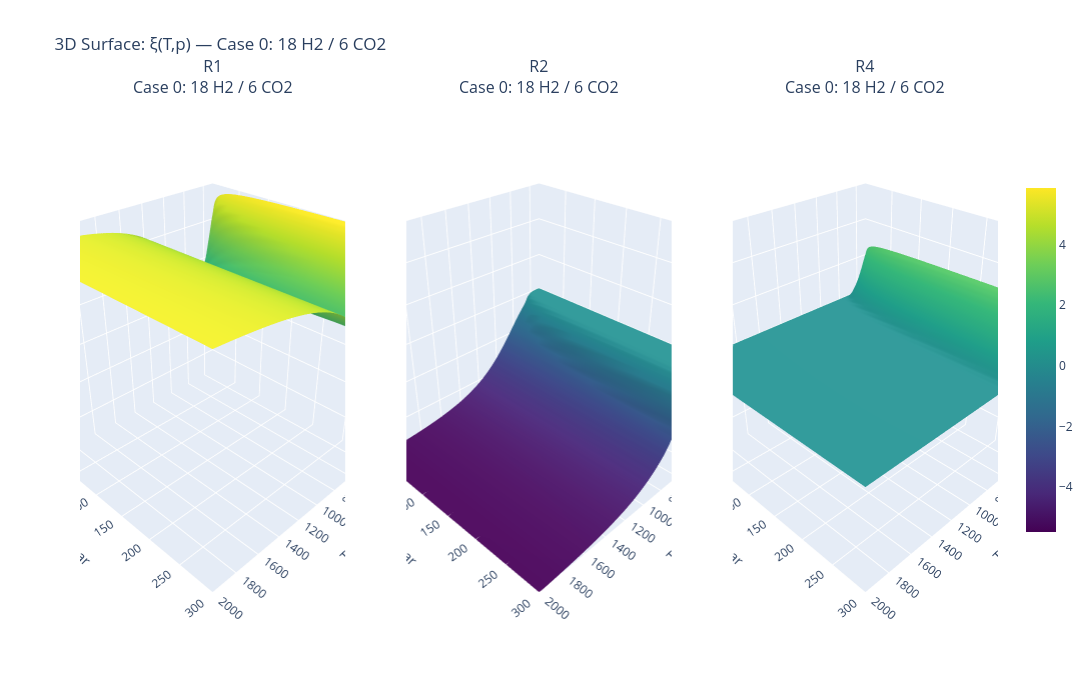
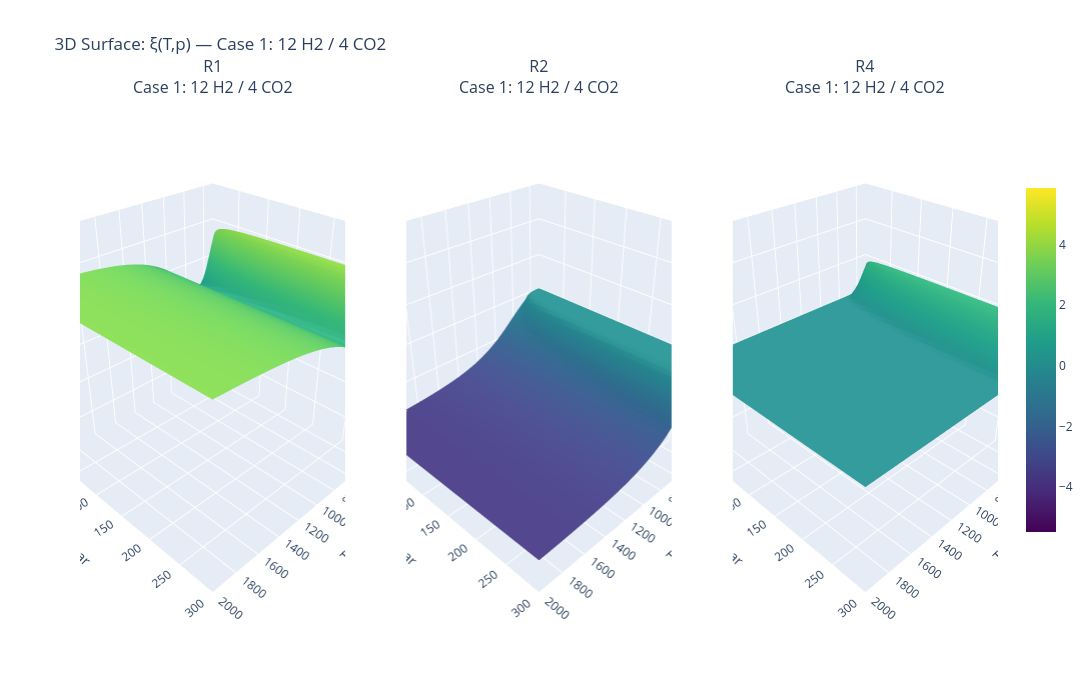
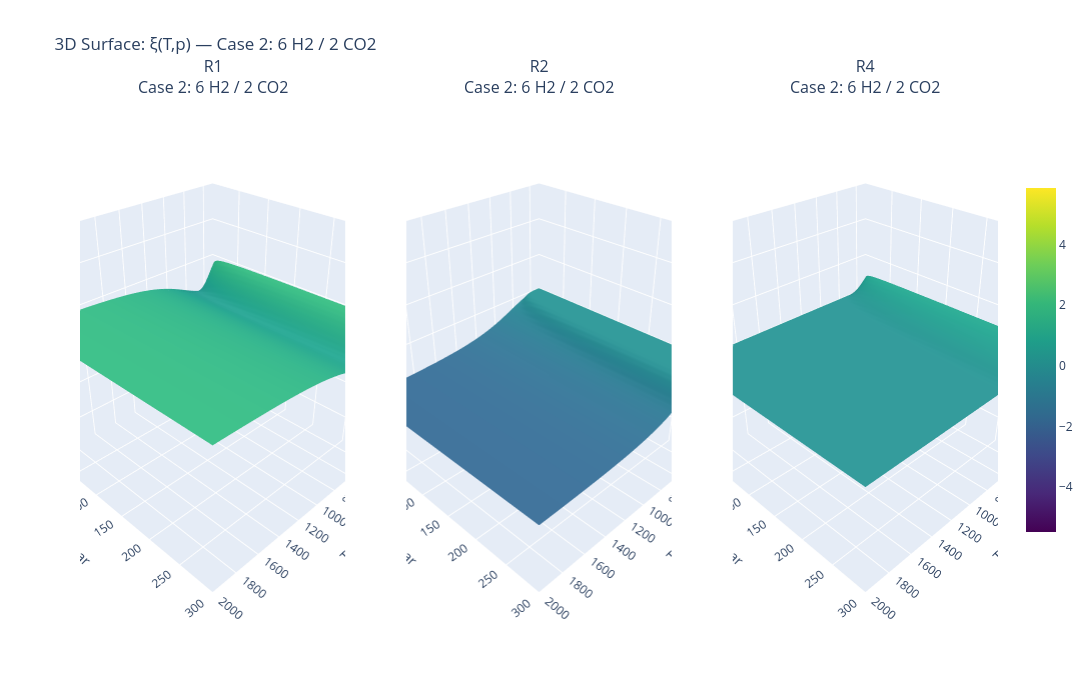
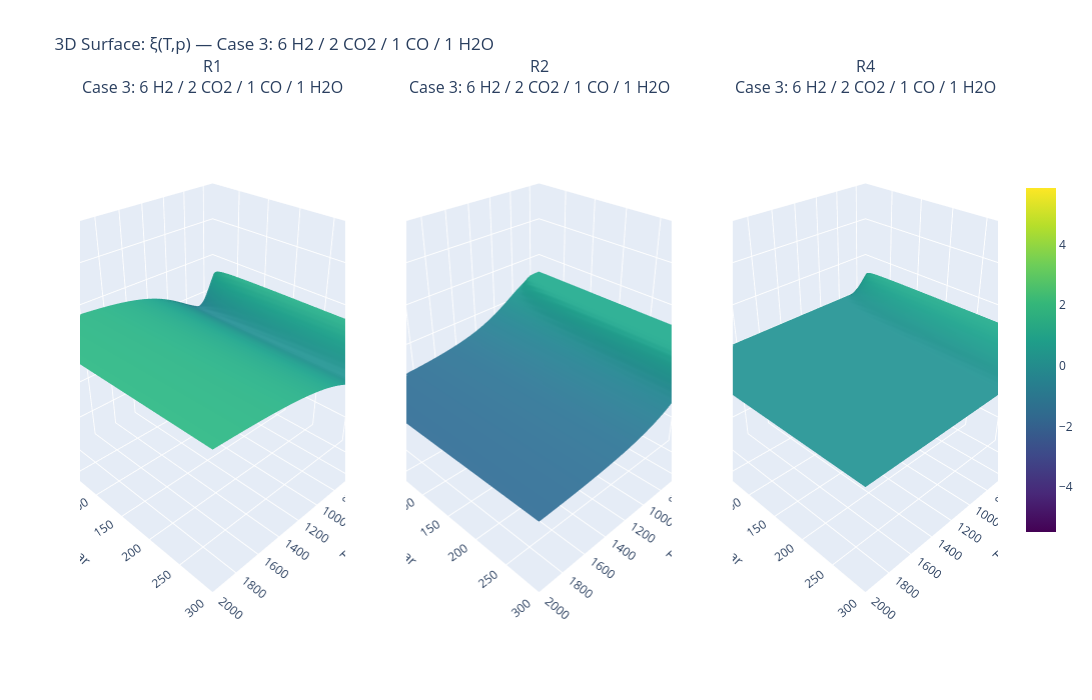

Notebook cell for these charts, in order:
### Markdown cell above
## 6.2. Interactive 3D Mapping Across All Test Cases

To compare the effects of different initial mixtures, interactive 3D surface plots were generated for all  test cases. This expands the previous single case analysis and allows for a direct, side-by-side comparison of how the inlet stoichiometry changes the reaction extents. Finally, these interactive plots allow for precise data extraction across all simulated scenarios, making it easier to determine the optimal operating conditions for various feed mixtures.

### Code cell
import plotly.graph_objects as go
from plotly.subplots import make_subplots

# ====================== Interactive 3D-Surface: ξ(T,p) for all test cases ======================

T_3d = np.linspace(300, 2000, 50)
p_3d = np.logspace(0, np.log10(300), 50)
T_mesh, p_mesh = np.meshgrid(T_3d, p_3d)

n_cases = len(test_cases)

# --- Compute xi_TP for all cases ---
xi_TP_all = np.full((n_cases, 3, len(p_3d), len(T_3d)), np.nan)

for ci, (name, n_in) in enumerate(test_cases):
    for pi, p in enumerate(reversed(p_3d)):
        real_pi = len(p_3d) - 1 - pi

        xi_prev = make_initial_guess(n_in, reaction_indices, reaction_tuples)
        for ti, T in enumerate(reversed(T_3d)):
            real_ti = len(T_3d) - 1 - ti
            xi = safe_solve(n_in, T, p, xi_init=xi_prev, xi_prev=xi_prev)
            if not np.any(np.isnan(xi)):
                xi_prev = xi
                xi_TP_all[ci, :, real_pi, real_ti] = xi

        xi_prev = make_initial_guess(n_in, reaction_indices, reaction_tuples)
        for ti, T in enumerate(T_3d):
            if not np.any(np.isnan(xi_TP_all[ci, :, real_pi, ti])):
                xi_prev = xi_TP_all[ci, :, real_pi, ti]
                continue
            xi = safe_solve(n_in, T, p, xi_init=xi_prev, xi_prev=xi_prev)
            if not np.any(np.isnan(xi)):
                xi_prev = xi
                xi_TP_all[ci, :, real_pi, ti] = xi

    for pi, p in enumerate(p_3d):
        xi_prev = make_initial_guess(n_in, reaction_indices, reaction_tuples)
        for ti, T in enumerate(T_3d):
            if not np.any(np.isnan(xi_TP_all[ci, :, pi, ti])):
                xi_prev = xi_TP_all[ci, :, pi, ti]
                continue
            xi = safe_solve(n_in, T, p, xi_init=xi_prev, xi_prev=xi_prev)
            if not np.any(np.isnan(xi)):
                xi_prev = xi
                xi_TP_all[ci, :, pi, ti] = xi

        xi_prev = make_initial_guess(n_in, reaction_indices, reaction_tuples)
        for ti, T in enumerate(reversed(T_3d)):
            real_ti = len(T_3d) - 1 - ti
            if not np.any(np.isnan(xi_TP_all[ci, :, pi, real_ti])):
                xi_prev = xi_TP_all[ci, :, pi, real_ti]
                continue
            xi = safe_solve(n_in, T, p, xi_init=xi_prev, xi_prev=xi_prev)
            if not np.any(np.isnan(xi)):
                xi_prev = xi
                xi_TP_all[ci, :, pi, real_ti] = xi

# --- Global color scale ---
vmin = np.nanmin(xi_TP_all)
vmax = np.nanmax(xi_TP_all)
zmin = vmin
zmax = vmax

# --- Plot: one figure per case, cols = reactions ---
for ci, (name, n_in) in enumerate(test_cases):
    fig = make_subplots(
        rows=1, cols=3,
        specs=[[{'type': 'surface'}, {'type': 'surface'}, {'type': 'surface'}]],
        subplot_titles=(f'{'R1'}<br>{name}',
                        f'{'R2'}<br>{name}',
                        f'{'R4'}<br>{name}')
    )

    for r_idx in range(3):
        fig.add_trace(
            go.Surface(
                x=T_mesh[0],
                y=p_mesh[:, 0],
                z=xi_TP_all[ci, r_idx],
                colorscale='Viridis',
                cmin=vmin,
                cmax=vmax,
                showscale=(r_idx == 2),
                colorbar=dict(x=1.02, len=0.7) if r_idx == 2 else None,
                name='ξ surface',
                hovertemplate='T: %{x:.0f} K<br>p: %{y:.1f} bar<br>ξ: %{z:.2f} mol/h<extra></extra>'
            ),
            row=1, col=r_idx + 1
        )

    for col in range(1, 4):
        fig.update_scenes(
            xaxis=dict(title='T / K', range=[T_3d.min(), T_3d.max()]),
            yaxis=dict(title='p / bar', range=[p_3d.min(), p_3d.max()]),
            zaxis=dict(title='ξ / mol h⁻¹', range=[zmin, zmax]),
            camera=dict(eye=dict(x=1.5, y=1.5, z=1.3)),
            row=1, col=col
        )

    fig.update_layout(
        title_text=f'3D Surface: ξ(T,p) — {name}',
        width=1800,
        height=700,
        showlegend=False,
        hovermode='closest'
    )

    fig.show()

### Figure 1 — Plotly figure (JSON) as saved in the notebook; plotly's stock layout.template omitted (floating-point values rounded to 4 significant figures; data arrays with more than 128 entries replaced by an {"elided": "..."} marker saying what was removed)
{"data": [{"cmax": 5.857, "cmin": -5.477, "colorscale": [[0, "#440154"], [0.1111, "#482878"], [0.2222, "#3e4989"], [0.3333, "#31688e"], [0.4444, "#26828e"], [0.5556, "#1f9e89"], [0.6667, "#35b779"], [0.7778, "#6ece58"], [0.8889, "#b5de2b"], [1, "#fde725"]], "hovertemplate": "T: %{x:.0f} K<br>p: %{y:.1f} bar<br>ξ: %{z:.2f} mol/h<extra></extra>", "name": "ξ surface", "scene": "scene", "showscale": false, "type": "surface", "x": [300.0, 334.7, 369.4, 404.1, 438.8, 473.5, 508.2, 542.9, 577.6, 612.2, 646.9, 681.6, 716.3, 751.0, 785.7, 820.4, 855.1, 889.8, 924.5, 959.2, 993.9, 1029.0, 1063.0, 1098.0, 1133.0, 1167.0, 1202.0, 1237.0, 1271.0, 1306.0, 1341.0, 1376.0, 1410.0, 1445.0, 1480.0, 1514.0, 1549.0, 1584.0, 1618.0, 1653.0, 1688.0, 1722.0, 1757.0, 1792.0, 1827.0, 1861.0, 1896.0, 1931.0, 1965.0, 2000.0], "y": [1.0, 1.123, 1.262, 1.418, 1.593, 1.79, 2.011, 2.259, 2.538, 2.851, 3.203, 3.598, 4.042, 4.541, 5.102, 5.732, 6.44, 7.235, 8.128, 9.131, 10.26, 11.52, 12.95, 14.55, 16.34, 18.36, 20.62, 23.17, 26.03, 29.24, 32.86, 36.91, 41.47, 46.59, 52.34, 58.8, 66.06, 74.21, 83.37, 93.67, 105.2, 118.2, 132.8, 149.2, 167.6, 188.3, 211.6, 237.7, 267.0, 300.0], "z": {"elided": "50x50 float values"}}, {"cmax": 5.857, "cmin": -5.477, "colorscale": [[0, "#440154"], [0.1111, "#482878"], [0.2222, "#3e4989"], [0.3333, "#31688e"], [0.4444, "#26828e"], [0.5556, "#1f9e89"], [0.6667, "#35b779"], [0.7778, "#6ece58"], [0.8889, "#b5de2b"], [1, "#fde725"]], "hovertemplate": "T: %{x:.0f} K<br>p: %{y:.1f} bar<br>ξ: %{z:.2f} mol/h<extra></extra>", "name": "ξ surface", "scene": "scene2", "showscale": false, "type": "surface", "x": [300.0, 334.7, 369.4, 404.1, 438.8, 473.5, 508.2, 542.9, 577.6, 612.2, 646.9, 681.6, 716.3, 751.0, 785.7, 820.4, 855.1, 889.8, 924.5, 959.2, 993.9, 1029.0, 1063.0, 1098.0, 1133.0, 1167.0, 1202.0, 1237.0, 1271.0, 1306.0, 1341.0, 1376.0, 1410.0, 1445.0, 1480.0, 1514.0, 1549.0, 1584.0, 1618.0, 1653.0, 1688.0, 1722.0, 1757.0, 1792.0, 1827.0, 1861.0, 1896.0, 1931.0, 1965.0, 2000.0], "y": [1.0, 1.123, 1.262, 1.418, 1.593, 1.79, 2.011, 2.259, 2.538, 2.851, 3.203, 3.598, 4.042, 4.541, 5.102, 5.732, 6.44, 7.235, 8.128, 9.131, 10.26, 11.52, 12.95, 14.55, 16.34, 18.36, 20.62, 23.17, 26.03, 29.24, 32.86, 36.91, 41.47, 46.59, 52.34, 58.8, 66.06, 74.21, 83.37, 93.67, 105.2, 118.2, 132.8, 149.2, 167.6, 188.3, 211.6, 237.7, 267.0, 300.0], "z": {"elided": "50x50 float values"}}, {"cmax": 5.857, "cmin": -5.477, "colorbar": {"len": 0.7, "x": 1.02}, "colorscale": [[0, "#440154"], [0.1111, "#482878"], [0.2222, "#3e4989"], [0.3333, "#31688e"], [0.4444, "#26828e"], [0.5556, "#1f9e89"], [0.6667, "#35b779"], [0.7778, "#6ece58"], [0.8889, "#b5de2b"], [1, "#fde725"]], "hovertemplate": "T: %{x:.0f} K<br>p: %{y:.1f} bar<br>ξ: %{z:.2f} mol/h<extra></extra>", "name": "ξ surface", "scene": "scene3", "showscale": true, "type": "surface", "x": [300.0, 334.7, 369.4, 404.1, 438.8, 473.5, 508.2, 542.9, 577.6, 612.2, 646.9, 681.6, 716.3, 751.0, 785.7, 820.4, 855.1, 889.8, 924.5, 959.2, 993.9, 1029.0, 1063.0, 1098.0, 1133.0, 1167.0, 1202.0, 1237.0, 1271.0, 1306.0, 1341.0, 1376.0, 1410.0, 1445.0, 1480.0, 1514.0, 1549.0, 1584.0, 1618.0, 1653.0, 1688.0, 1722.0, 1757.0, 1792.0, 1827.0, 1861.0, 1896.0, 1931.0, 1965.0, 2000.0], "y": [1.0, 1.123, 1.262, 1.418, 1.593, 1.79, 2.011, 2.259, 2.538, 2.851, 3.203, 3.598, 4.042, 4.541, 5.102, 5.732, 6.44, 7.235, 8.128, 9.131, 10.26, 11.52, 12.95, 14.55, 16.34, 18.36, 20.62, 23.17, 26.03, 29.24, 32.86, 36.91, 41.47, 46.59, 52.34, 58.8, 66.06, 74.21, 83.37, 93.67, 105.2, 118.2, 132.8, 149.2, 167.6, 188.3, 211.6, 237.7, 267.0, 300.0], "z": {"elided": "50x50 float values"}}], "layout": {"annotations": [{"font": {"size": 16}, "showarrow": false, "text": "R1<br>Case 0: 18 H2 / 6 CO2", "x": 0.1444, "xanchor": "center", "xref": "paper", "y": 1, "yanchor": "bottom", "yref": "paper"}, {"font": {"size": 16}, "showarrow": false, "text": "R2<br>Case 0: 18 H2 / 6 CO2", "x": 0.5, "xanchor": "center", "xref": "paper", "y": 1, "yanchor": "bottom", "yref": "paper"}, {"font": {"size": 16}, "showarrow": false, "text": "R4<br>Case 0: 18 H2 / 6 CO2", "x": 0.8556, "xanchor": "center", "xref": "paper", "y": 1, "yanchor": "bottom", "yref": "paper"}], "height": 700, "hovermode": "closest", "scene": {"camera": {"eye": {"x": 1.5, "y": 1.5, "z": 1.3}}, "domain": {"x": [0, 0.2889], "y": [0, 1]}, "xaxis": {"range": [300, 2000], "title": {"text": "T / K"}}, "yaxis": {"range": [1, 300.0], "title": {"text": "p / bar"}}, "zaxis": {"range": [-5.477, 5.857], "title": {"text": "ξ / mol h⁻¹"}}}, "scene2": {"camera": {"eye": {"x": 1.5, "y": 1.5, "z": 1.3}}, "domain": {"x": [0.3556, 0.6444], "y": [0, 1]}, "xaxis": {"range": [300, 2000], "title": {"text": "T / K"}}, "yaxis": {"range": [1, 300.0], "title": {"text": "p / bar"}}, "zaxis": {"range": [-5.477, 5.857], "title": {"text": "ξ / mol h⁻¹"}}}, "scene3": {"camera": {"eye": {"x": 1.5, "y": 1.5, "z": 1.3}}, "domain": {"x": [0.7111, 1], "y": [0, 1]}, "xaxis": {"range": [300, 2000], "title": {"text": "T / K"}}, "yaxis": {"range": [1, 300.0], "title": {"text": "p / bar"}}, "zaxis": {"range": [-5.477, 5.857], "title": {"text": "ξ / mol h⁻¹"}}}, "showlegend": false, "title": {"text": "3D Surface: ξ(T,p) — Case 0: 18 H2 / 6 CO2"}, "width": 1800}}

### Figure 2 — Plotly figure (JSON) as saved in the notebook; plotly's stock layout.template omitted (floating-point values rounded to 4 significant figures; data arrays with more than 128 entries replaced by an {"elided": "..."} marker saying what was removed)
{"data": [{"cmax": 5.857, "cmin": -5.477, "colorscale": [[0, "#440154"], [0.1111, "#482878"], [0.2222, "#3e4989"], [0.3333, "#31688e"], [0.4444, "#26828e"], [0.5556, "#1f9e89"], [0.6667, "#35b779"], [0.7778, "#6ece58"], [0.8889, "#b5de2b"], [1, "#fde725"]], "hovertemplate": "T: %{x:.0f} K<br>p: %{y:.1f} bar<br>ξ: %{z:.2f} mol/h<extra></extra>", "name": "ξ surface", "scene": "scene", "showscale": false, "type": "surface", "x": [300.0, 334.7, 369.4, 404.1, 438.8, 473.5, 508.2, 542.9, 577.6, 612.2, 646.9, 681.6, 716.3, 751.0, 785.7, 820.4, 855.1, 889.8, 924.5, 959.2, 993.9, 1029.0, 1063.0, 1098.0, 1133.0, 1167.0, 1202.0, 1237.0, 1271.0, 1306.0, 1341.0, 1376.0, 1410.0, 1445.0, 1480.0, 1514.0, 1549.0, 1584.0, 1618.0, 1653.0, 1688.0, 1722.0, 1757.0, 1792.0, 1827.0, 1861.0, 1896.0, 1931.0, 1965.0, 2000.0], "y": [1.0, 1.123, 1.262, 1.418, 1.593, 1.79, 2.011, 2.259, 2.538, 2.851, 3.203, 3.598, 4.042, 4.541, 5.102, 5.732, 6.44, 7.235, 8.128, 9.131, 10.26, 11.52, 12.95, 14.55, 16.34, 18.36, 20.62, 23.17, 26.03, 29.24, 32.86, 36.91, 41.47, 46.59, 52.34, 58.8, 66.06, 74.21, 83.37, 93.67, 105.2, 118.2, 132.8, 149.2, 167.6, 188.3, 211.6, 237.7, 267.0, 300.0], "z": {"elided": "50x50 float values"}}, {"cmax": 5.857, "cmin": -5.477, "colorscale": [[0, "#440154"], [0.1111, "#482878"], [0.2222, "#3e4989"], [0.3333, "#31688e"], [0.4444, "#26828e"], [0.5556, "#1f9e89"], [0.6667, "#35b779"], [0.7778, "#6ece58"], [0.8889, "#b5de2b"], [1, "#fde725"]], "hovertemplate": "T: %{x:.0f} K<br>p: %{y:.1f} bar<br>ξ: %{z:.2f} mol/h<extra></extra>", "name": "ξ surface", "scene": "scene2", "showscale": false, "type": "surface", "x": [300.0, 334.7, 369.4, 404.1, 438.8, 473.5, 508.2, 542.9, 577.6, 612.2, 646.9, 681.6, 716.3, 751.0, 785.7, 820.4, 855.1, 889.8, 924.5, 959.2, 993.9, 1029.0, 1063.0, 1098.0, 1133.0, 1167.0, 1202.0, 1237.0, 1271.0, 1306.0, 1341.0, 1376.0, 1410.0, 1445.0, 1480.0, 1514.0, 1549.0, 1584.0, 1618.0, 1653.0, 1688.0, 1722.0, 1757.0, 1792.0, 1827.0, 1861.0, 1896.0, 1931.0, 1965.0, 2000.0], "y": [1.0, 1.123, 1.262, 1.418, 1.593, 1.79, 2.011, 2.259, 2.538, 2.851, 3.203, 3.598, 4.042, 4.541, 5.102, 5.732, 6.44, 7.235, 8.128, 9.131, 10.26, 11.52, 12.95, 14.55, 16.34, 18.36, 20.62, 23.17, 26.03, 29.24, 32.86, 36.91, 41.47, 46.59, 52.34, 58.8, 66.06, 74.21, 83.37, 93.67, 105.2, 118.2, 132.8, 149.2, 167.6, 188.3, 211.6, 237.7, 267.0, 300.0], "z": {"elided": "50x50 float values"}}, {"cmax": 5.857, "cmin": -5.477, "colorbar": {"len": 0.7, "x": 1.02}, "colorscale": [[0, "#440154"], [0.1111, "#482878"], [0.2222, "#3e4989"], [0.3333, "#31688e"], [0.4444, "#26828e"], [0.5556, "#1f9e89"], [0.6667, "#35b779"], [0.7778, "#6ece58"], [0.8889, "#b5de2b"], [1, "#fde725"]], "hovertemplate": "T: %{x:.0f} K<br>p: %{y:.1f} bar<br>ξ: %{z:.2f} mol/h<extra></extra>", "name": "ξ surface", "scene": "scene3", "showscale": true, "type": "surface", "x": [300.0, 334.7, 369.4, 404.1, 438.8, 473.5, 508.2, 542.9, 577.6, 612.2, 646.9, 681.6, 716.3, 751.0, 785.7, 820.4, 855.1, 889.8, 924.5, 959.2, 993.9, 1029.0, 1063.0, 1098.0, 1133.0, 1167.0, 1202.0, 1237.0, 1271.0, 1306.0, 1341.0, 1376.0, 1410.0, 1445.0, 1480.0, 1514.0, 1549.0, 1584.0, 1618.0, 1653.0, 1688.0, 1722.0, 1757.0, 1792.0, 1827.0, 1861.0, 1896.0, 1931.0, 1965.0, 2000.0], "y": [1.0, 1.123, 1.262, 1.418, 1.593, 1.79, 2.011, 2.259, 2.538, 2.851, 3.203, 3.598, 4.042, 4.541, 5.102, 5.732, 6.44, 7.235, 8.128, 9.131, 10.26, 11.52, 12.95, 14.55, 16.34, 18.36, 20.62, 23.17, 26.03, 29.24, 32.86, 36.91, 41.47, 46.59, 52.34, 58.8, 66.06, 74.21, 83.37, 93.67, 105.2, 118.2, 132.8, 149.2, 167.6, 188.3, 211.6, 237.7, 267.0, 300.0], "z": {"elided": "50x50 float values"}}], "layout": {"annotations": [{"font": {"size": 16}, "showarrow": false, "text": "R1<br>Case 1: 12 H2 / 4 CO2", "x": 0.1444, "xanchor": "center", "xref": "paper", "y": 1, "yanchor": "bottom", "yref": "paper"}, {"font": {"size": 16}, "showarrow": false, "text": "R2<br>Case 1: 12 H2 / 4 CO2", "x": 0.5, "xanchor": "center", "xref": "paper", "y": 1, "yanchor": "bottom", "yref": "paper"}, {"font": {"size": 16}, "showarrow": false, "text": "R4<br>Case 1: 12 H2 / 4 CO2", "x": 0.8556, "xanchor": "center", "xref": "paper", "y": 1, "yanchor": "bottom", "yref": "paper"}], "height": 700, "hovermode": "closest", "scene": {"camera": {"eye": {"x": 1.5, "y": 1.5, "z": 1.3}}, "domain": {"x": [0, 0.2889], "y": [0, 1]}, "xaxis": {"range": [300, 2000], "title": {"text": "T / K"}}, "yaxis": {"range": [1, 300.0], "title": {"text": "p / bar"}}, "zaxis": {"range": [-5.477, 5.857], "title": {"text": "ξ / mol h⁻¹"}}}, "scene2": {"camera": {"eye": {"x": 1.5, "y": 1.5, "z": 1.3}}, "domain": {"x": [0.3556, 0.6444], "y": [0, 1]}, "xaxis": {"range": [300, 2000], "title": {"text": "T / K"}}, "yaxis": {"range": [1, 300.0], "title": {"text": "p / bar"}}, "zaxis": {"range": [-5.477, 5.857], "title": {"text": "ξ / mol h⁻¹"}}}, "scene3": {"camera": {"eye": {"x": 1.5, "y": 1.5, "z": 1.3}}, "domain": {"x": [0.7111, 1], "y": [0, 1]}, "xaxis": {"range": [300, 2000], "title": {"text": "T / K"}}, "yaxis": {"range": [1, 300.0], "title": {"text": "p / bar"}}, "zaxis": {"range": [-5.477, 5.857], "title": {"text": "ξ / mol h⁻¹"}}}, "showlegend": false, "title": {"text": "3D Surface: ξ(T,p) — Case 1: 12 H2 / 4 CO2"}, "width": 1800}}

### Figure 3 — Plotly figure (JSON) as saved in the notebook; plotly's stock layout.template omitted (floating-point values rounded to 4 significant figures; data arrays with more than 128 entries replaced by an {"elided": "..."} marker saying what was removed)
{"data": [{"cmax": 5.857, "cmin": -5.477, "colorscale": [[0, "#440154"], [0.1111, "#482878"], [0.2222, "#3e4989"], [0.3333, "#31688e"], [0.4444, "#26828e"], [0.5556, "#1f9e89"], [0.6667, "#35b779"], [0.7778, "#6ece58"], [0.8889, "#b5de2b"], [1, "#fde725"]], "hovertemplate": "T: %{x:.0f} K<br>p: %{y:.1f} bar<br>ξ: %{z:.2f} mol/h<extra></extra>", "name": "ξ surface", "scene": "scene", "showscale": false, "type": "surface", "x": [300.0, 334.7, 369.4, 404.1, 438.8, 473.5, 508.2, 542.9, 577.6, 612.2, 646.9, 681.6, 716.3, 751.0, 785.7, 820.4, 855.1, 889.8, 924.5, 959.2, 993.9, 1029.0, 1063.0, 1098.0, 1133.0, 1167.0, 1202.0, 1237.0, 1271.0, 1306.0, 1341.0, 1376.0, 1410.0, 1445.0, 1480.0, 1514.0, 1549.0, 1584.0, 1618.0, 1653.0, 1688.0, 1722.0, 1757.0, 1792.0, 1827.0, 1861.0, 1896.0, 1931.0, 1965.0, 2000.0], "y": [1.0, 1.123, 1.262, 1.418, 1.593, 1.79, 2.011, 2.259, 2.538, 2.851, 3.203, 3.598, 4.042, 4.541, 5.102, 5.732, 6.44, 7.235, 8.128, 9.131, 10.26, 11.52, 12.95, 14.55, 16.34, 18.36, 20.62, 23.17, 26.03, 29.24, 32.86, 36.91, 41.47, 46.59, 52.34, 58.8, 66.06, 74.21, 83.37, 93.67, 105.2, 118.2, 132.8, 149.2, 167.6, 188.3, 211.6, 237.7, 267.0, 300.0], "z": {"elided": "50x50 float values"}}, {"cmax": 5.857, "cmin": -5.477, "colorscale": [[0, "#440154"], [0.1111, "#482878"], [0.2222, "#3e4989"], [0.3333, "#31688e"], [0.4444, "#26828e"], [0.5556, "#1f9e89"], [0.6667, "#35b779"], [0.7778, "#6ece58"], [0.8889, "#b5de2b"], [1, "#fde725"]], "hovertemplate": "T: %{x:.0f} K<br>p: %{y:.1f} bar<br>ξ: %{z:.2f} mol/h<extra></extra>", "name": "ξ surface", "scene": "scene2", "showscale": false, "type": "surface", "x": [300.0, 334.7, 369.4, 404.1, 438.8, 473.5, 508.2, 542.9, 577.6, 612.2, 646.9, 681.6, 716.3, 751.0, 785.7, 820.4, 855.1, 889.8, 924.5, 959.2, 993.9, 1029.0, 1063.0, 1098.0, 1133.0, 1167.0, 1202.0, 1237.0, 1271.0, 1306.0, 1341.0, 1376.0, 1410.0, 1445.0, 1480.0, 1514.0, 1549.0, 1584.0, 1618.0, 1653.0, 1688.0, 1722.0, 1757.0, 1792.0, 1827.0, 1861.0, 1896.0, 1931.0, 1965.0, 2000.0], "y": [1.0, 1.123, 1.262, 1.418, 1.593, 1.79, 2.011, 2.259, 2.538, 2.851, 3.203, 3.598, 4.042, 4.541, 5.102, 5.732, 6.44, 7.235, 8.128, 9.131, 10.26, 11.52, 12.95, 14.55, 16.34, 18.36, 20.62, 23.17, 26.03, 29.24, 32.86, 36.91, 41.47, 46.59, 52.34, 58.8, 66.06, 74.21, 83.37, 93.67, 105.2, 118.2, 132.8, 149.2, 167.6, 188.3, 211.6, 237.7, 267.0, 300.0], "z": {"elided": "50x50 float values"}}, {"cmax": 5.857, "cmin": -5.477, "colorbar": {"len": 0.7, "x": 1.02}, "colorscale": [[0, "#440154"], [0.1111, "#482878"], [0.2222, "#3e4989"], [0.3333, "#31688e"], [0.4444, "#26828e"], [0.5556, "#1f9e89"], [0.6667, "#35b779"], [0.7778, "#6ece58"], [0.8889, "#b5de2b"], [1, "#fde725"]], "hovertemplate": "T: %{x:.0f} K<br>p: %{y:.1f} bar<br>ξ: %{z:.2f} mol/h<extra></extra>", "name": "ξ surface", "scene": "scene3", "showscale": true, "type": "surface", "x": [300.0, 334.7, 369.4, 404.1, 438.8, 473.5, 508.2, 542.9, 577.6, 612.2, 646.9, 681.6, 716.3, 751.0, 785.7, 820.4, 855.1, 889.8, 924.5, 959.2, 993.9, 1029.0, 1063.0, 1098.0, 1133.0, 1167.0, 1202.0, 1237.0, 1271.0, 1306.0, 1341.0, 1376.0, 1410.0, 1445.0, 1480.0, 1514.0, 1549.0, 1584.0, 1618.0, 1653.0, 1688.0, 1722.0, 1757.0, 1792.0, 1827.0, 1861.0, 1896.0, 1931.0, 1965.0, 2000.0], "y": [1.0, 1.123, 1.262, 1.418, 1.593, 1.79, 2.011, 2.259, 2.538, 2.851, 3.203, 3.598, 4.042, 4.541, 5.102, 5.732, 6.44, 7.235, 8.128, 9.131, 10.26, 11.52, 12.95, 14.55, 16.34, 18.36, 20.62, 23.17, 26.03, 29.24, 32.86, 36.91, 41.47, 46.59, 52.34, 58.8, 66.06, 74.21, 83.37, 93.67, 105.2, 118.2, 132.8, 149.2, 167.6, 188.3, 211.6, 237.7, 267.0, 300.0], "z": {"elided": "50x50 float values"}}], "layout": {"annotations": [{"font": {"size": 16}, "showarrow": false, "text": "R1<br>Case 2: 6 H2 / 2 CO2", "x": 0.1444, "xanchor": "center", "xref": "paper", "y": 1, "yanchor": "bottom", "yref": "paper"}, {"font": {"size": 16}, "showarrow": false, "text": "R2<br>Case 2: 6 H2 / 2 CO2", "x": 0.5, "xanchor": "center", "xref": "paper", "y": 1, "yanchor": "bottom", "yref": "paper"}, {"font": {"size": 16}, "showarrow": false, "text": "R4<br>Case 2: 6 H2 / 2 CO2", "x": 0.8556, "xanchor": "center", "xref": "paper", "y": 1, "yanchor": "bottom", "yref": "paper"}], "height": 700, "hovermode": "closest", "scene": {"camera": {"eye": {"x": 1.5, "y": 1.5, "z": 1.3}}, "domain": {"x": [0, 0.2889], "y": [0, 1]}, "xaxis": {"range": [300, 2000], "title": {"text": "T / K"}}, "yaxis": {"range": [1, 300.0], "title": {"text": "p / bar"}}, "zaxis": {"range": [-5.477, 5.857], "title": {"text": "ξ / mol h⁻¹"}}}, "scene2": {"camera": {"eye": {"x": 1.5, "y": 1.5, "z": 1.3}}, "domain": {"x": [0.3556, 0.6444], "y": [0, 1]}, "xaxis": {"range": [300, 2000], "title": {"text": "T / K"}}, "yaxis": {"range": [1, 300.0], "title": {"text": "p / bar"}}, "zaxis": {"range": [-5.477, 5.857], "title": {"text": "ξ / mol h⁻¹"}}}, "scene3": {"camera": {"eye": {"x": 1.5, "y": 1.5, "z": 1.3}}, "domain": {"x": [0.7111, 1], "y": [0, 1]}, "xaxis": {"range": [300, 2000], "title": {"text": "T / K"}}, "yaxis": {"range": [1, 300.0], "title": {"text": "p / bar"}}, "zaxis": {"range": [-5.477, 5.857], "title": {"text": "ξ / mol h⁻¹"}}}, "showlegend": false, "title": {"text": "3D Surface: ξ(T,p) — Case 2: 6 H2 / 2 CO2"}, "width": 1800}}

### Figure 4 — Plotly figure (JSON) as saved in the notebook; plotly's stock layout.template omitted (floating-point values rounded to 4 significant figures; data arrays with more than 128 entries replaced by an {"elided": "..."} marker saying what was removed)
{"data": [{"cmax": 5.857, "cmin": -5.477, "colorscale": [[0, "#440154"], [0.1111, "#482878"], [0.2222, "#3e4989"], [0.3333, "#31688e"], [0.4444, "#26828e"], [0.5556, "#1f9e89"], [0.6667, "#35b779"], [0.7778, "#6ece58"], [0.8889, "#b5de2b"], [1, "#fde725"]], "hovertemplate": "T: %{x:.0f} K<br>p: %{y:.1f} bar<br>ξ: %{z:.2f} mol/h<extra></extra>", "name": "ξ surface", "scene": "scene", "showscale": false, "type": "surface", "x": [300.0, 334.7, 369.4, 404.1, 438.8, 473.5, 508.2, 542.9, 577.6, 612.2, 646.9, 681.6, 716.3, 751.0, 785.7, 820.4, 855.1, 889.8, 924.5, 959.2, 993.9, 1029.0, 1063.0, 1098.0, 1133.0, 1167.0, 1202.0, 1237.0, 1271.0, 1306.0, 1341.0, 1376.0, 1410.0, 1445.0, 1480.0, 1514.0, 1549.0, 1584.0, 1618.0, 1653.0, 1688.0, 1722.0, 1757.0, 1792.0, 1827.0, 1861.0, 1896.0, 1931.0, 1965.0, 2000.0], "y": [1.0, 1.123, 1.262, 1.418, 1.593, 1.79, 2.011, 2.259, 2.538, 2.851, 3.203, 3.598, 4.042, 4.541, 5.102, 5.732, 6.44, 7.235, 8.128, 9.131, 10.26, 11.52, 12.95, 14.55, 16.34, 18.36, 20.62, 23.17, 26.03, 29.24, 32.86, 36.91, 41.47, 46.59, 52.34, 58.8, 66.06, 74.21, 83.37, 93.67, 105.2, 118.2, 132.8, 149.2, 167.6, 188.3, 211.6, 237.7, 267.0, 300.0], "z": {"elided": "50x50 float values"}}, {"cmax": 5.857, "cmin": -5.477, "colorscale": [[0, "#440154"], [0.1111, "#482878"], [0.2222, "#3e4989"], [0.3333, "#31688e"], [0.4444, "#26828e"], [0.5556, "#1f9e89"], [0.6667, "#35b779"], [0.7778, "#6ece58"], [0.8889, "#b5de2b"], [1, "#fde725"]], "hovertemplate": "T: %{x:.0f} K<br>p: %{y:.1f} bar<br>ξ: %{z:.2f} mol/h<extra></extra>", "name": "ξ surface", "scene": "scene2", "showscale": false, "type": "surface", "x": [300.0, 334.7, 369.4, 404.1, 438.8, 473.5, 508.2, 542.9, 577.6, 612.2, 646.9, 681.6, 716.3, 751.0, 785.7, 820.4, 855.1, 889.8, 924.5, 959.2, 993.9, 1029.0, 1063.0, 1098.0, 1133.0, 1167.0, 1202.0, 1237.0, 1271.0, 1306.0, 1341.0, 1376.0, 1410.0, 1445.0, 1480.0, 1514.0, 1549.0, 1584.0, 1618.0, 1653.0, 1688.0, 1722.0, 1757.0, 1792.0, 1827.0, 1861.0, 1896.0, 1931.0, 1965.0, 2000.0], "y": [1.0, 1.123, 1.262, 1.418, 1.593, 1.79, 2.011, 2.259, 2.538, 2.851, 3.203, 3.598, 4.042, 4.541, 5.102, 5.732, 6.44, 7.235, 8.128, 9.131, 10.26, 11.52, 12.95, 14.55, 16.34, 18.36, 20.62, 23.17, 26.03, 29.24, 32.86, 36.91, 41.47, 46.59, 52.34, 58.8, 66.06, 74.21, 83.37, 93.67, 105.2, 118.2, 132.8, 149.2, 167.6, 188.3, 211.6, 237.7, 267.0, 300.0], "z": {"elided": "50x50 float values"}}, {"cmax": 5.857, "cmin": -5.477, "colorbar": {"len": 0.7, "x": 1.02}, "colorscale": [[0, "#440154"], [0.1111, "#482878"], [0.2222, "#3e4989"], [0.3333, "#31688e"], [0.4444, "#26828e"], [0.5556, "#1f9e89"], [0.6667, "#35b779"], [0.7778, "#6ece58"], [0.8889, "#b5de2b"], [1, "#fde725"]], "hovertemplate": "T: %{x:.0f} K<br>p: %{y:.1f} bar<br>ξ: %{z:.2f} mol/h<extra></extra>", "name": "ξ surface", "scene": "scene3", "showscale": true, "type": "surface", "x": [300.0, 334.7, 369.4, 404.1, 438.8, 473.5, 508.2, 542.9, 577.6, 612.2, 646.9, 681.6, 716.3, 751.0, 785.7, 820.4, 855.1, 889.8, 924.5, 959.2, 993.9, 1029.0, 1063.0, 1098.0, 1133.0, 1167.0, 1202.0, 1237.0, 1271.0, 1306.0, 1341.0, 1376.0, 1410.0, 1445.0, 1480.0, 1514.0, 1549.0, 1584.0, 1618.0, 1653.0, 1688.0, 1722.0, 1757.0, 1792.0, 1827.0, 1861.0, 1896.0, 1931.0, 1965.0, 2000.0], "y": [1.0, 1.123, 1.262, 1.418, 1.593, 1.79, 2.011, 2.259, 2.538, 2.851, 3.203, 3.598, 4.042, 4.541, 5.102, 5.732, 6.44, 7.235, 8.128, 9.131, 10.26, 11.52, 12.95, 14.55, 16.34, 18.36, 20.62, 23.17, 26.03, 29.24, 32.86, 36.91, 41.47, 46.59, 52.34, 58.8, 66.06, 74.21, 83.37, 93.67, 105.2, 118.2, 132.8, 149.2, 167.6, 188.3, 211.6, 237.7, 267.0, 300.0], "z": {"elided": "50x50 float values"}}], "layout": {"annotations": [{"font": {"size": 16}, "showarrow": false, "text": "R1<br>Case 3: 6 H2 / 2 CO2 / 1 CO / 1 H2O", "x": 0.1444, "xanchor": "center", "xref": "paper", "y": 1, "yanchor": "bottom", "yref": "paper"}, {"font": {"size": 16}, "showarrow": false, "text": "R2<br>Case 3: 6 H2 / 2 CO2 / 1 CO / 1 H2O", "x": 0.5, "xanchor": "center", "xref": "paper", "y": 1, "yanchor": "bottom", "yref": "paper"}, {"font": {"size": 16}, "showarrow": false, "text": "R4<br>Case 3: 6 H2 / 2 CO2 / 1 CO / 1 H2O", "x": 0.8556, "xanchor": "center", "xref": "paper", "y": 1, "yanchor": "bottom", "yref": "paper"}], "height": 700, "hovermode": "closest", "scene": {"camera": {"eye": {"x": 1.5, "y": 1.5, "z": 1.3}}, "domain": {"x": [0, 0.2889], "y": [0, 1]}, "xaxis": {"range": [300, 2000], "title": {"text": "T / K"}}, "yaxis": {"range": [1, 300.0], "title": {"text": "p / bar"}}, "zaxis": {"range": [-5.477, 5.857], "title": {"text": "ξ / mol h⁻¹"}}}, "scene2": {"camera": {"eye": {"x": 1.5, "y": 1.5, "z": 1.3}}, "domain": {"x": [0.3556, 0.6444], "y": [0, 1]}, "xaxis": {"range": [300, 2000], "title": {"text": "T / K"}}, "yaxis": {"range": [1, 300.0], "title": {"text": "p / bar"}}, "zaxis": {"range": [-5.477, 5.857], "title": {"text": "ξ / mol h⁻¹"}}}, "scene3": {"camera": {"eye": {"x": 1.5, "y": 1.5, "z": 1.3}}, "domain": {"x": [0.7111, 1], "y": [0, 1]}, "xaxis": {"range": [300, 2000], "title": {"text": "T / K"}}, "yaxis": {"range": [1, 300.0], "title": {"text": "p / bar"}}, "zaxis": {"range": [-5.477, 5.857], "title": {"text": "ξ / mol h⁻¹"}}}, "showlegend": false, "title": {"text": "3D Surface: ξ(T,p) — Case 3: 6 H2 / 2 CO2 / 1 CO / 1 H2O"}, "width": 1800}}
